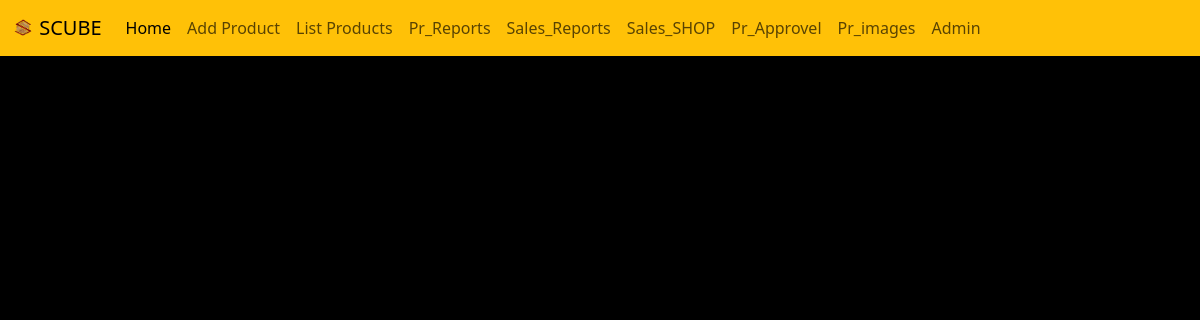
The app's page /viewimage/192, older data.
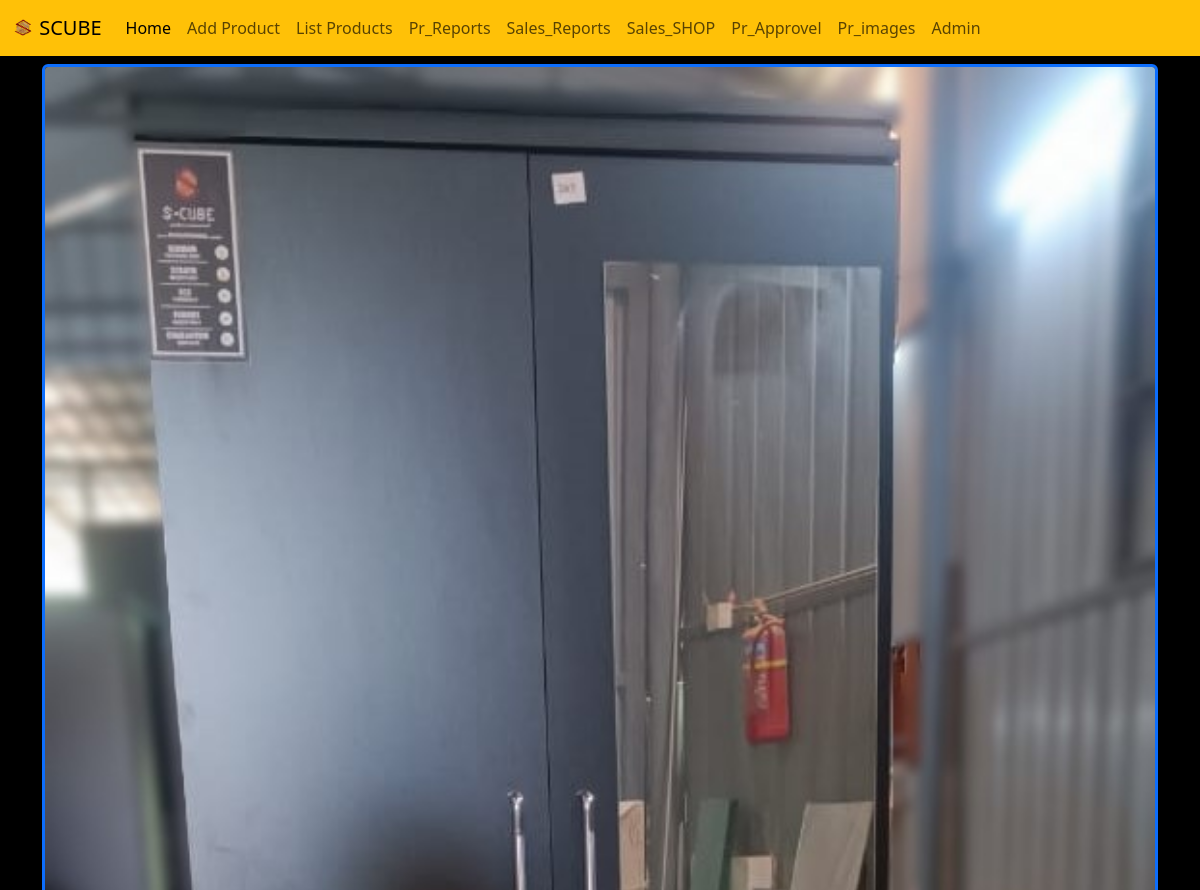
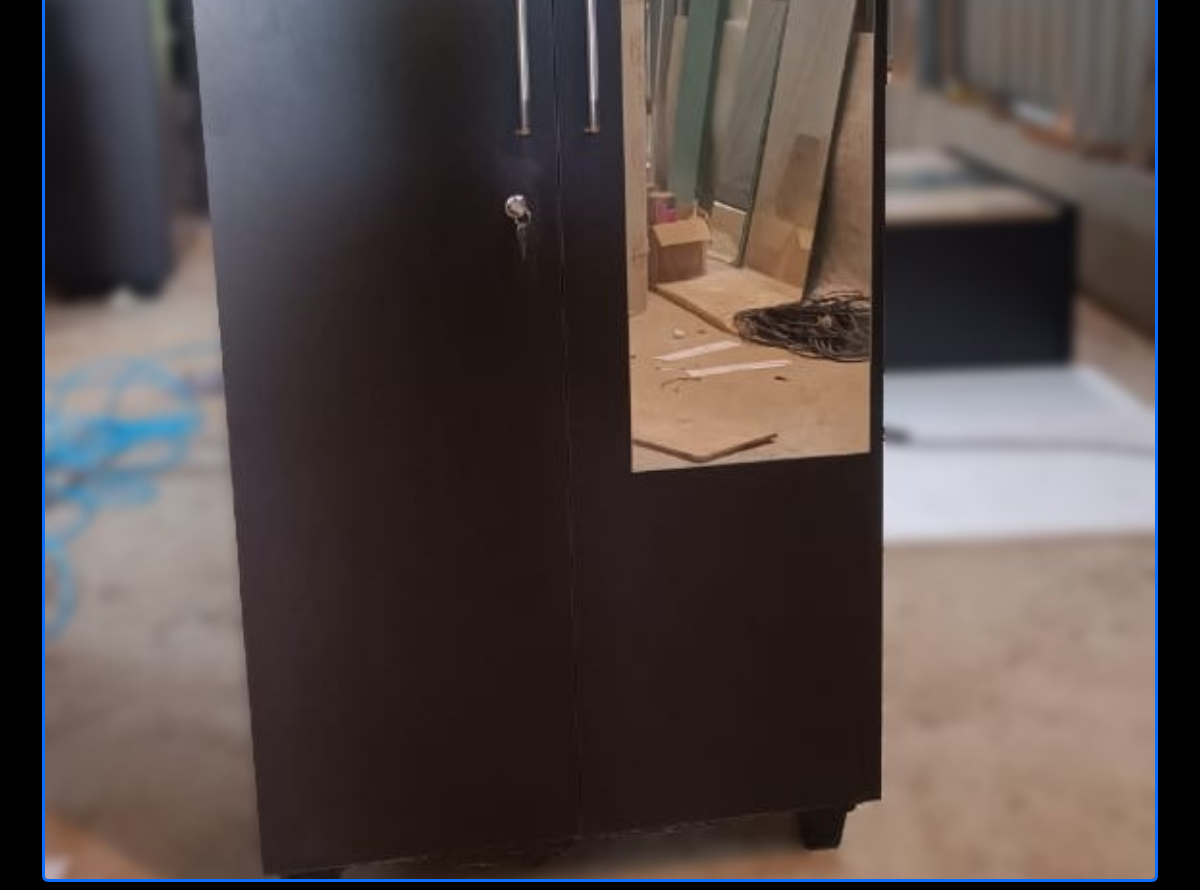
The same page, newer data (2 pictures, top to bottom).
### manager/models.py (models this page shows)
class Scube_ss(models.Model):
    code=models.CharField(max_length=50 ,null=True)
    Catogory= models.CharField(choices=Catogory_choice , max_length=50 ,null=True )
    name=models.CharField(max_length=50 ,null=True)
    size=models.CharField(max_length=50 ,null=True,blank=True)
    prize=models.IntegerField(null=True,blank=True)
    material=models.CharField(max_length=50 ,null=True)
    color=models.CharField(max_length=50 ,null=True,blank=True)
    pr_date=models.DateField(null=True)
    sl_date=models.DateField(null=True, blank=True)
    status= models.CharField(choices=status_choice , max_length=50 ,null=True )
    image=models.ImageField(upload_to='images/',blank=True)
    new_pr= models.CharField(choices=new_choice , max_length=50 ,null=True,blank=True )
    def __str__(self):
        return self.name

### manager/views.py (the view)
# urls.py: path('viewimage/<pk>',views.viewimage,name='viewimage'),
def viewimage(request,pk):
    dt_data=Scube_ss.objects.filter(pk=pk)
    print(dt_data)
    return render(request,'viewimage.html',{'viewimage':dt_data})

### manager/templates/viewimage.html
{% extends 'blank_layout.html' %}
{% load static %}
{% block content %}
<section class="container ">
    <div class="row">
        {% for product_obj in viewimage %}
        <div class="col-12 mb-2">
            <div>
                {% if product_obj.image %}
                <img src="{{product_obj.image.url}}" class="card-img-top rounded-2 border border-primary border-3"
                     alt="..." >
                {% else %}
                <img src="{% static 'images/gallery-img8.jpg' %}"
                    class="card-img-top rounded-2 border border-primary border-3"
                    alt="">
                {% endif %}
            </div>
        </div>
        {% endfor %}
    </div>
</section>
{% endblock %}

Row changes from the older to the newer data that the page shows:
added Scube_ss: image (picture)
